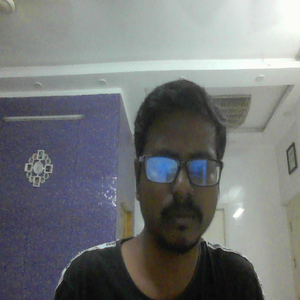
#> input picture driver_drowsiness/image.png, 300 x 300 px
$ python test3.py
#> lines starting #> are read from the running program, lines starting #| are printed output that depends on the picture; after the words box and inside, x2 and y2 are one past the last pixel; in counts of white or black regions, pixels touching at a corner belong together
import cv2
import numpy as np
import skimage.exposure

# load image
img = cv2.imread('image.png')
#> img is the input picture: shape (300, 300, 3); mean B, G, R 119.7, 118.6, 115.6

# convert to gray
gray = cv2.cvtColor(img, cv2.COLOR_BGR2GRAY)
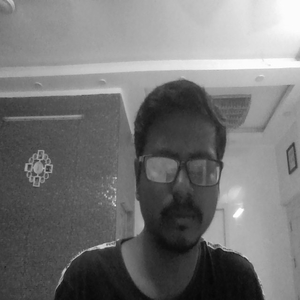
#> gray: shape (300, 300); min 6, max 254, mean 117.8

# threshold
thresh = cv2.threshold(gray, 11, 255, cv2.THRESH_BINARY)[1]
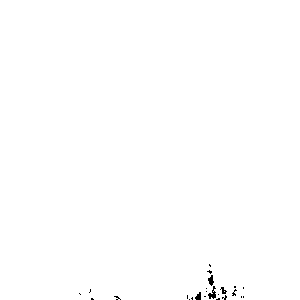
#> thresh: shape (300, 300); 99.7% white; black in thin lines or dots, all inside (x1, y1, x2, y2) = (79, 264, 244, 300)

# apply morphology to clean small spots
kernel = cv2.getStructuringElement(cv2.MORPH_ELLIPSE, (3,3))
morph = cv2.morphologyEx(thresh, cv2.MORPH_OPEN, kernel, borderType=cv2.BORDER_CONSTANT, borderValue=0)
#> morph: shape (300, 300); 99.7% white; 22 black regions (20 under 20 px), largest, box (x1, y1, x2, y2) and area: (207, 270, 227, 300) 182, (186, 292, 202, 300) 56
kernel = cv2.getStructuringElement(cv2.MORPH_ELLIPSE, (3,3))
morph = cv2.morphologyEx(morph, cv2.MORPH_CLOSE, kernel, borderType=cv2.BORDER_CONSTANT, borderValue=0)
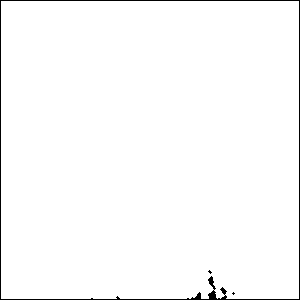
#> morph: shape (300, 300); 98.4% white; black in thin lines or dots
kernel = cv2.getStructuringElement(cv2.MORPH_ELLIPSE, (3,3))
morph = cv2.morphologyEx(morph, cv2.MORPH_ERODE, kernel, borderType=cv2.BORDER_CONSTANT, borderValue=0)
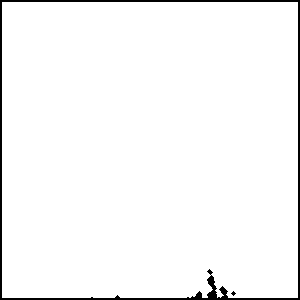
#> morph: shape (300, 300); 97% white; 2 black regions (1 under 20 px)

# get external contour
contours = cv2.findContours(morph, cv2.RETR_EXTERNAL, cv2.CHAIN_APPROX_SIMPLE)
#> contours = 1 contour; box (x1, y1, x2, y2) and area: (2, 2, 298, 298) 86742
contours = contours[0] if len(contours) == 2 else contours[1]
big_contour = max(contours, key=cv2.contourArea)
#> big_contour = contour of 67 points, box (x1, y1, x2, y2) (2, 2, 298, 298), area 86742

# draw white filled contour on black background as mas
contour = np.zeros_like(gray)
cv2.drawContours(contour, [big_contour], 0, 255, -1)
#> contour: shape (300, 300); 97.1% white; 1 black region, box (x1, y1, x2, y2) and area: (0, 0, 300, 300) 2637

# blur dilate image
blur = cv2.GaussianBlur(contour, (5,5), sigmaX=0, sigmaY=0, borderType = cv2.BORDER_DEFAULT)

# stretch so that 255 -> 255 and 127.5 -> 0
mask = skimage.exposure.rescale_intensity(blur, in_range=(127.5,255), out_range=(0,255))
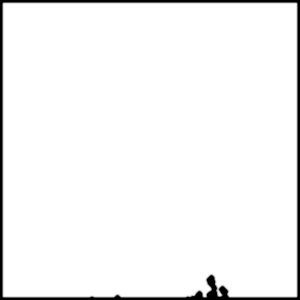
#> mask: shape (300, 300) float64; min 0, max 255, mean 244.8

# put mask into alpha channel of input
result = cv2.cvtColor(img, cv2.COLOR_BGR2BGRA)
result[:,:,3] = mask
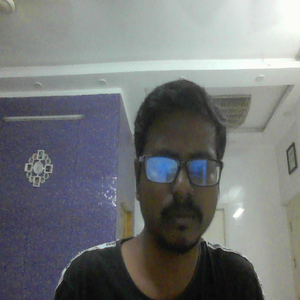
#> result: shape (300, 300, 4); mean B, G, R, A 119.7, 118.6, 115.6, 244.8

# save output
cv2.imwrite('aerial_image_thresh.png', thresh)
cv2.imwrite('aerial_image_morph.png', morph)
cv2.imwrite('aerial_image_contour.png', contour)
cv2.imwrite('aerial_image_mask.png', mask)
cv2.imwrite('aerial_image_antialiased.png', result)


# Display various images to see the steps
cv2.imshow('thresh', thresh)
cv2.imshow('morph', morph)
cv2.imshow('contour', contour)
cv2.imshow('mask', mask)
cv2.imshow('result', result)

cv2.waitKey(0)
cv2.destroyAllWindows()
